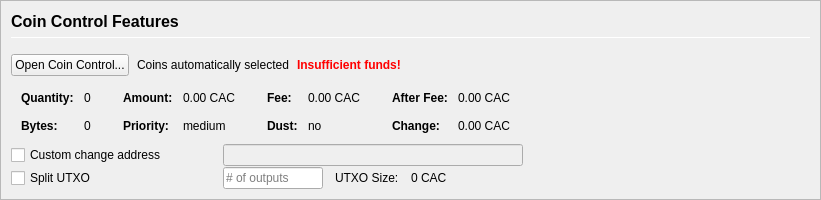
         <widget class="QFrame" name="frameCoinControl">
          <property name="sizePolicy">
           <sizepolicy hsizetype="Expanding" vsizetype="Expanding">
            <horstretch>0</horstretch>
            <verstretch>0</verstretch>
           </sizepolicy>
          </property>
          <property name="maximumSize">
           <size>
            <width>16777215</width>
            <height>16777215</height>
           </size>
          </property>
          <property name="frameShape">
           <enum>QFrame::StyledPanel</enum>
          </property>
          <property name="frameShadow">
           <enum>QFrame::Sunken</enum>
          </property>
          <layout class="QVBoxLayout" name="verticalLayoutCoinControl2">
           <property name="spacing">
            <number>0</number>
           </property>
           <property name="leftMargin">
            <number>0</number>
           </property>
           <property name="topMargin">
            <number>0</number>
           </property>
           <property name="rightMargin">
            <number>0</number>
           </property>
           <property name="bottomMargin">
            <number>0</number>
           </property>
           <item>
            <widget class="QFrame" name="frameCoinControl_BG">
             <layout class="QVBoxLayout" name="verticalLayoutCoinControl" stretch="0,0,0,0,0,0">
              <property name="spacing">
               <number>1</number>
              </property>
              <property name="leftMargin">
               <number>10</number>
              </property>
              <property name="topMargin">
               <number>10</number>
              </property>
              <item>
               <layout class="QHBoxLayout" name="horizontalLayoutCoinControl1">
                <property name="bottomMargin">
                 <number>15</number>
                </property>
                <item>
                 <layout class="QVBoxLayout" name="verticalLayout_3">
                  <property name="spacing">
                   <number>6</number>
                  </property>
                  <item>
                   <widget class="QLabel" name="labelCoinControlFeatures">
                    <property name="sizePolicy">
                     <sizepolicy hsizetype="Preferred" vsizetype="Maximum">
                      <horstretch>0</horstretch>
                      <verstretch>0</verstretch>
                     </sizepolicy>
                    </property>
                    <property name="minimumSize">
                     <size>
                      <width>0</width>
                      <height>20</height>
                     </size>
                    </property>
                    <property name="font">
                     <font>
                      <pointsize>12</pointsize>
                      <weight>75</weight>
                      <bold>true</bold>
                     </font>
                    </property>
                    <property name="styleSheet">
                     <string notr="true">font-weight:bold;</string>
                    </property>
                    <property name="text">
                     <string>Coin Control Features</string>
                    </property>
                   </widget>
                  </item>
                  <item>
                   <widget class="Line" name="line">
                    <property name="minimumSize">
                     <size>
                      <width>0</width>
                      <height>1</height>
                     </size>
                    </property>
                    <property name="maximumSize">
                     <size>
                      <width>16777215</width>
                      <height>1</height>
                     </size>
                    </property>
                    <property name="orientation">
                     <enum>Qt::Horizontal</enum>
                    </property>
                   </widget>
                  </item>
                 </layout>
                </item>
               </layout>
              </item>
              <item>
               <layout class="QHBoxLayout" name="horizontalLayoutCoinControl2" stretch="0,0,0,0">
                <property name="spacing">
                 <number>8</number>
                </property>
                <property name="bottomMargin">
                 <number>10</number>
                </property>
                <item>
                 <widget class="QPushButton" name="pushButtonCoinControl">
                  <property name="styleSheet">
                   <string notr="true"/>
                  </property>
                  <property name="text">
                   <string>Open Coin Control...</string>
                  </property>
                  <property name="autoDefault">
                   <bool>false</bool>
                  </property>
                 </widget>
                </item>
                <item>
                 <widget class="QLabel" name="labelCoinControlAutomaticallySelected">
                  <property name="text">
                   <string>Coins automatically selected</string>
                  </property>
                  <property name="margin">
                   <number>5</number>
                  </property>
                 </widget>
                </item>
                <item>
                 <widget class="QLabel" name="labelCoinControlInsuffFunds">
                  <property name="font">
                   <font>
                    <weight>75</weight>
                    <bold>true</bold>
                   </font>
                  </property>
                  <property name="styleSheet">
                   <string notr="true">color:red;font-weight:bold;</string>
                  </property>
                  <property name="text">
                   <string>Insufficient funds!</string>
                  </property>
                  <property name="margin">
                   <number>5</number>
                  </property>
                 </widget>
                </item>
                <item>
                 <spacer name="horizontalSpacerCoinControl">
                  <property name="orientation">
                   <enum>Qt::Horizontal</enum>
                  </property>
                  <property name="sizeHint" stdset="0">
                   <size>
                    <width>40</width>
                    <height>1</height>
                   </size>
                  </property>
                 </spacer>
                </item>
               </layout>
              </item>
              <item>
               <widget class="QWidget" name="widgetCoinControl" native="true">
                <property name="sizePolicy">
                 <sizepolicy hsizetype="Preferred" vsizetype="Preferred">
                  <horstretch>0</horstretch>
                  <verstretch>0</verstretch>
                 </sizepolicy>
                </property>
                <property name="minimumSize">
                 <size>
                  <width>0</width>
                  <height>0</height>
                 </size>
                </property>
                <property name="styleSheet">
                 <string notr="true"/>
                </property>
                <layout class="QHBoxLayout" name="horizontalLayoutCoinControl5">
                 <property name="leftMargin">
                  <number>0</number>
                 </property>
                 <property name="topMargin">
                  <number>0</number>
                 </property>
                 <property name="rightMargin">
                  <number>0</number>
                 </property>
                 <property name="bottomMargin">
                  <number>0</number>
                 </property>
                 <item>
                  <layout class="QHBoxLayout" name="horizontalLayoutCoinControl3" stretch="0,0,0,1">
                   <property name="spacing">
                    <number>20</number>
                   </property>
                   <property name="topMargin">
                    <number>0</number>
                   </property>
                   <property name="bottomMargin">
                    <number>10</number>
                   </property>
                   <item>
                    <layout class="QFormLayout" name="formLayoutCoinControl1">
                     <property name="horizontalSpacing">
                      <number>10</number>
                     </property>
                     <property name="verticalSpacing">
                      <number>14</number>
                     </property>
                     <property name="leftMargin">
                      <number>10</number>
                     </property>
                     <property name="topMargin">
                      <number>4</number>
                     </property>
                     <property name="rightMargin">
                      <number>6</number>
                     </property>
                     <item row="0" column="0">
                      <widget class="QLabel" name="labelCoinControlQuantityText">
                       <property name="font">
                        <font>
                         <weight>75</weight>
                         <bold>true</bold>
                        </font>
                       </property>
                       <property name="text">
                        <string>Quantity:</string>
                       </property>
                       <property name="margin">
                        <number>0</number>
                       </property>
                      </widget>
                     </item>
                     <item row="0" column="1">
                      <widget class="QLabel" name="labelCoinControlQuantity">
                       <property name="cursor">
                        <cursorShape>IBeamCursor</cursorShape>
                       </property>
                       <property name="contextMenuPolicy">
                        <enum>Qt::ActionsContextMenu</enum>
                       </property>
                       <property name="text">
                        <string notr="true">0</string>
                       </property>
                       <property name="margin">
                        <number>0</number>
                       </property>
                       <property name="textInteractionFlags">
                        <set>Qt::LinksAccessibleByMouse|Qt::TextSelectableByKeyboard|Qt::TextSelectableByMouse</set>
                       </property>
                      </widget>
                     </item>
                     <item row="1" column="0">
                      <widget class="QLabel" name="labelCoinControlBytesText">
                       <property name="font">
                        <font>
                         <weight>75</weight>
                         <bold>true</bold>
                        </font>
                       </property>
                       <property name="text">
                        <string>Bytes:</string>
                       </property>
                      </widget>
                     </item>
                     <item row="1" column="1">
                      <widget class="QLabel" name="labelCoinControlBytes">
                       <property name="cursor">
                        <cursorShape>IBeamCursor</cursorShape>
                       </property>
                       <property name="contextMenuPolicy">
                        <enum>Qt::ActionsContextMenu</enum>
                       </property>
                       <property name="text">
                        <string notr="true">0</string>
                       </property>
                       <property name="textInteractionFlags">
                        <set>Qt::LinksAccessibleByMouse|Qt::TextSelectableByKeyboard|Qt::TextSelectableByMouse</set>
                       </property>
                      </widget>
                     </item>
                    </layout>
                   </item>
                   <item>
                    <layout class="QFormLayout" name="formLayoutCoinControl2">
                     <property name="horizontalSpacing">
                      <number>10</number>
                     </property>
                     <property name="verticalSpacing">
                      <number>14</number>
                     </property>
                     <property name="leftMargin">
                      <number>6</number>
                     </property>
                     <property name="topMargin">
                      <number>4</number>
                     </property>
                     <property name="rightMargin">
                      <number>6</number>
                     </property>
                     <item row="0" column="0">
                      <widget class="QLabel" name="labelCoinControlAmountText">
                       <property name="font">
                        <font>
                         <weight>75</weight>
                         <bold>true</bold>
                        </font>
                       </property>
                       <property name="text">
                        <string>Amount:</string>
                       </property>
                       <property name="margin">
                        <number>0</number>
                       </property>
                      </widget>
                     </item>
                     <item row="0" column="1">
                      <widget class="QLabel" name="labelCoinControlAmount">
                       <property name="cursor">
                        <cursorShape>IBeamCursor</cursorShape>
                       </property>
                       <property name="contextMenuPolicy">
                        <enum>Qt::ActionsContextMenu</enum>
                       </property>
                       <property name="text">
                        <string notr="true">0.00 CAC</string>
                       </property>
                       <property name="textInteractionFlags">
                        <set>Qt::LinksAccessibleByMouse|Qt::TextSelectableByKeyboard|Qt::TextSelectableByMouse</set>
                       </property>
                      </widget>
                     </item>
                     <item row="1" column="0">
                      <widget class="QLabel" name="labelCoinControlPriorityText">
                       <property name="font">
                        <font>
                         <weight>75</weight>
                         <bold>true</bold>
                        </font>
                       </property>
                       <property name="text">
                        <string>Priority:</string>
                       </property>
                      </widget>
                     </item>
                     <item row="1" column="1">
                      <widget class="QLabel" name="labelCoinControlPriority">
                       <property name="cursor">
                        <cursorShape>IBeamCursor</cursorShape>
                       </property>
                       <property name="contextMenuPolicy">
                        <enum>Qt::ActionsContextMenu</enum>
                       </property>
                       <property name="text">
                        <string>medium</string>
                       </property>
                       <property name="textInteractionFlags">
                        <set>Qt::LinksAccessibleByMouse|Qt::TextSelectableByKeyboard|Qt::TextSelectableByMouse</set>
                       </property>
                      </widget>
                     </item>
                    </layout>
                   </item>
                   <item>
                    <layout class="QFormLayout" name="formLayoutCoinControl3">
                     <property name="horizontalSpacing">
                      <number>10</number>
                     </property>
                     <property name="verticalSpacing">
                      <number>14</number>
                     </property>
                     <property name="leftMargin">
                      <number>6</number>
                     </property>
                     <property name="topMargin">
                      <number>4</number>
                     </property>
                     <property name="rightMargin">
                      <number>6</number>
                     </property>
                     <item row="0" column="0">
                      <widget class="QLabel" name="labelCoinControlFeeText">
                       <property name="font">
                        <font>
                         <weight>75</weight>
                         <bold>true</bold>
                        </font>
                       </property>
                       <property name="text">
                        <string>Fee:</string>
                       </property>
                       <property name="margin">
                        <number>0</number>
                       </property>
                      </widget>
                     </item>
                     <item row="0" column="1">
                      <widget class="QLabel" name="labelCoinControlFee">
                       <property name="cursor">
                        <cursorShape>IBeamCursor</cursorShape>
                       </property>
                       <property name="contextMenuPolicy">
                        <enum>Qt::ActionsContextMenu</enum>
                       </property>
                       <property name="text">
                        <string notr="true">0.00 CAC</string>
                       </property>
                       <property name="textInteractionFlags">
                        <set>Qt::LinksAccessibleByMouse|Qt::TextSelectableByKeyboard|Qt::TextSelectableByMouse</set>
                       </property>
                      </widget>
                     </item>
                     <item row="1" column="0">
                      <widget class="QLabel" name="labelCoinControlLowOutputText">
                       <property name="font">
                        <font>
                         <weight>75</weight>
                         <bold>true</bold>
                        </font>
                       </property>
                       <property name="text">
                        <string>Dust:</string>
                       </property>
                      </widget>
                     </item>
                     <item row="1" column="1">
                      <widget class="QLabel" name="labelCoinControlLowOutput">
                       <property name="cursor">
                        <cursorShape>IBeamCursor</cursorShape>
                       </property>
                       <property name="contextMenuPolicy">
                        <enum>Qt::ActionsContextMenu</enum>
                       </property>
                       <property name="text">
                        <string>no</string>
                       </property>
                       <property name="textInteractionFlags">
                        <set>Qt::LinksAccessibleByMouse|Qt::TextSelectableByKeyboard|Qt::TextSelectableByMouse</set>
                       </property>
                      </widget>
                     </item>
                    </layout>
                   </item>
                   <item>
                    <layout class="QFormLayout" name="formLayoutCoinControl4">
                     <property name="horizontalSpacing">
                      <number>10</number>
                     </property>
                     <property name="verticalSpacing">
                      <number>14</number>
                     </property>
                     <property name="leftMargin">
                      <number>6</number>
                     </property>
                     <property name="topMargin">
                      <number>4</number>
                     </property>
                     <property name="rightMargin">
                      <number>6</number>
                     </property>
                     <item row="0" column="0">
                      <widget class="QLabel" name="labelCoinControlAfterFeeText">
                       <property name="font">
                        <font>
                         <weight>75</weight>
                         <bold>true</bold>
                        </font>
                       </property>
                       <property name="text">
                        <string>After Fee:</string>
                       </property>
                       <property name="margin">
                        <number>0</number>
                       </property>
                      </widget>
                     </item>
                     <item row="0" column="1">
                      <widget class="QLabel" name="labelCoinControlAfterFee">
                       <property name="cursor">
                        <cursorShape>IBeamCursor</cursorShape>
                       </property>
                       <property name="contextMenuPolicy">
                        <enum>Qt::ActionsContextMenu</enum>
                       </property>
                       <property name="text">
                        <string notr="true">0.00 CAC</string>
                       </property>
                       <property name="textInteractionFlags">
                        <set>Qt::LinksAccessibleByMouse|Qt::TextSelectableByKeyboard|Qt::TextSelectableByMouse</set>
                       </property>
                      </widget>
                     </item>
                     <item row="1" column="0">
                      <widget class="QLabel" name="labelCoinControlChangeText">
                       <property name="font">
                        <font>
                         <weight>75</weight>
                         <bold>true</bold>
                        </font>
                       </property>
                       <property name="text">
                        <string>Change:</string>
                       </property>
                      </widget>
                     </item>
                     <item row="1" column="1">
                      <widget class="QLabel" name="labelCoinControlChange">
                       <property name="cursor">
                        <cursorShape>IBeamCursor</cursorShape>
                       </property>
                       <property name="contextMenuPolicy">
                        <enum>Qt::ActionsContextMenu</enum>
                       </property>
                       <property name="text">
                        <string notr="true">0.00 CAC</string>
                       </property>
                       <property name="textInteractionFlags">
                        <set>Qt::LinksAccessibleByMouse|Qt::TextSelectableByKeyboard|Qt::TextSelectableByMouse</set>
                       </property>
                      </widget>
                     </item>
                    </layout>
                   </item>
                  </layout>
                 </item>
                </layout>
               </widget>
              </item>
              <item>
               <layout class="QHBoxLayout" name="horizontalLayoutCoinControl4">
                <property name="spacing">
                 <number>12</number>
                </property>
                <property name="sizeConstraint">
                 <enum>QLayout::SetDefaultConstraint</enum>
                </property>
                <property name="topMargin">
                 <number>0</number>
                </property>
                <property name="rightMargin">
                 <number>0</number>
                </property>
                <item>
                 <widget class="QCheckBox" name="checkBoxCoinControlChange">
                  <property name="sizePolicy">
                   <sizepolicy hsizetype="Preferred" vsizetype="Preferred">
                    <horstretch>0</horstretch>
                    <verstretch>0</verstretch>
                   </sizepolicy>
                  </property>
                  <property name="minimumSize">
                   <size>
                    <width>200</width>
                    <height>0</height>
                   </size>
                  </property>
                  <property name="maximumSize">
                   <size>
                    <width>200</width>
                    <height>16777215</height>
                   </size>
                  </property>
                  <property name="toolTip">
                   <string>If this is activated, but the change address is empty or invalid, change will be sent to a newly generated address.</string>
                  </property>
                  <property name="text">
                   <string>Custom change address</string>
                  </property>
                 </widget>
                </item>
                <item>
                 <widget class="QValidatedLineEdit" name="lineEditCoinControlChange">
                  <property name="enabled">
                   <bool>false</bool>
                  </property>
                  <property name="sizePolicy">
                   <sizepolicy hsizetype="Preferred" vsizetype="Preferred">
                    <horstretch>0</horstretch>
                    <verstretch>0</verstretch>
                   </sizepolicy>
                  </property>
                  <property name="minimumSize">
                   <size>
                    <width>300</width>
                    <height>0</height>
                   </size>
                  </property>
                 </widget>
                </item>
                <item>
                 <widget class="QLabel" name="labelCoinControlChangeLabel">
                  <property name="sizePolicy">
                   <sizepolicy hsizetype="Preferred" vsizetype="Preferred">
                    <horstretch>0</horstretch>
                    <verstretch>0</verstretch>
                   </sizepolicy>
                  </property>
                  <property name="minimumSize">
                   <size>
                    <width>100</width>
                    <height>0</height>
                   </size>
                  </property>
                  <property name="text">
                   <string/>
                  </property>
                  <property name="margin">
                   <number>3</number>
                  </property>
                 </widget>
                </item>
               </layout>
              </item>
              <item>
               <layout class="QHBoxLayout" name="horizontalLayoutCoinControl6">
                <property name="spacing">
                 <number>12</number>
                </property>
                <property name="rightMargin">
                 <number>0</number>
                </property>
                <item>
                 <widget class="QCheckBox" name="splitBlockCheckBox">
                  <property name="sizePolicy">
                   <sizepolicy hsizetype="Preferred" vsizetype="Preferred">
                    <horstretch>0</horstretch>
                    <verstretch>0</verstretch>
                   </sizepolicy>
                  </property>
                  <property name="minimumSize">
                   <size>
                    <width>200</width>
                    <height>0</height>
                   </size>
                  </property>
                  <property name="maximumSize">
                   <size>
                    <width>200</width>
                    <height>16777215</height>
                   </size>
                  </property>
                  <property name="text">
                   <string>Split UTXO</string>
                  </property>
                 </widget>
                </item>
                <item>
                 <widget class="QLineEdit" name="splitBlockLineEdit">
                  <property name="sizePolicy">
                   <sizepolicy hsizetype="Preferred" vsizetype="Preferred">
                    <horstretch>50</horstretch>
                    <verstretch>0</verstretch>
                   </sizepolicy>
                  </property>
                  <property name="minimumSize">
                   <size>
                    <width>100</width>
                    <height>0</height>
                   </size>
                  </property>
                  <property name="maximumSize">
                   <size>
                    <width>100</width>
                    <height>16777215</height>
                   </size>
                  </property>
                  <property name="placeholderText">
                   <string># of outputs</string>
                  </property>
                 </widget>
                </item>
                <item>
                 <widget class="QLabel" name="labelBlockSizeText">
                  <property name="text">
                   <string>UTXO Size:</string>
                  </property>
                 </widget>
                </item>
                <item>
                 <widget class="QLabel" name="labelBlockSize">
                  <property name="text">
                   <string>0 CAC</string>
                  </property>
                 </widget>
                </item>
                <item>
                 <spacer name="horizontalSpacer_7">
                  <property name="orientation">
                   <enum>Qt::Horizontal</enum>
                  </property>
                  <property name="sizeHint" stdset="0">
                   <size>
                    <width>40</width>
                    <height>20</height>
                   </size>
                  </property>
                 </spacer>
                </item>
               </layout>
              </item>
              <item>
               <spacer name="verticalSpacerCoinControl">
                <property name="orientation">
                 <enum>Qt::Vertical</enum>
                </property>
                <property name="sizeHint" stdset="0">
                 <size>
                  <width>800</width>
                  <height>1</height>
                 </size>
                </property>
               </spacer>
              </item>
             </layout>
            </widget>
           </item>
          </layout>
         </widget>
